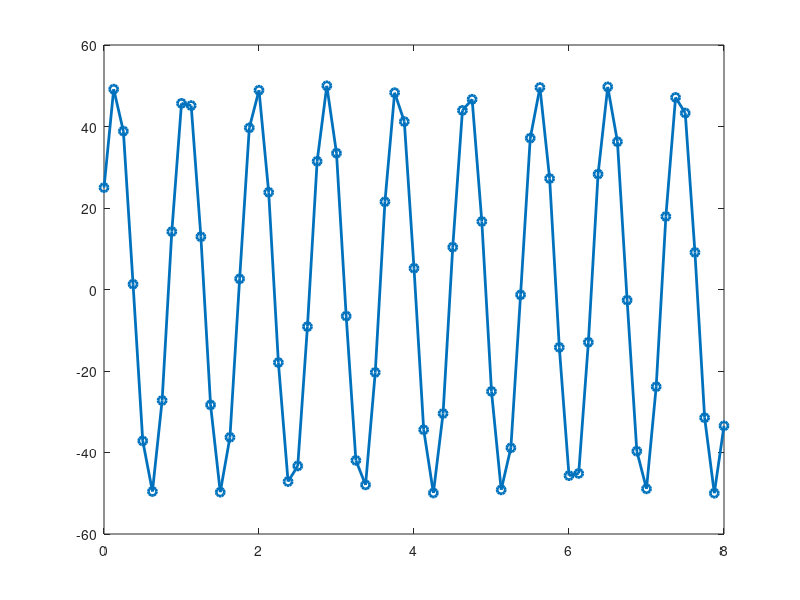

The MATLAB script that drew this image: (Note: this script raises an error after producing the figure.)
clear, clc, close

%% Журавлев. Вариант 3.

f = 1.1 * 10^3;
phi0 = deg2rad(30);
A = 50;
Fs = 8 * 10^3;
t0 = 0;
t1 = 8 * 10^(-3);

t = t0:(1/Fs):t1;
S = A * sin(2 * pi * f * t + phi0);

figure
plot(t/10^(-3), S, 'LineWidth', 2, 'Marker','o');
xlabel("Временной промежуток от " + t0 + " до " + t1*1000 + " мс");
ylabel("Нормализованная амплитуда");
grid minor;